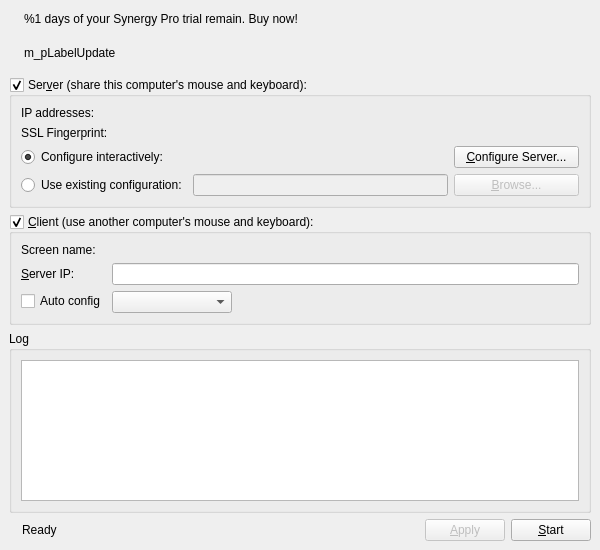
<?xml version="1.0" encoding="UTF-8"?>
<ui version="4.0">
 <class>MainWindowBase</class>
 <widget class="QMainWindow" name="MainWindowBase">
  <property name="geometry">
   <rect>
    <x>0</x>
    <y>0</y>
    <width>600</width>
    <height>550</height>
   </rect>
  </property>
  <property name="sizePolicy">
   <sizepolicy hsizetype="Fixed" vsizetype="Fixed">
    <horstretch>0</horstretch>
    <verstretch>0</verstretch>
   </sizepolicy>
  </property>
  <property name="minimumSize">
   <size>
    <width>500</width>
    <height>400</height>
   </size>
  </property>
  <property name="windowTitle">
   <string>Synergy</string>
  </property>
  <widget class="QWidget" name="centralwidget">
   <layout class="QVBoxLayout" name="verticalLayout_2">
    <item>
     <widget class="QWidget" name="m_trialWidget" native="true">
      <layout class="QHBoxLayout" name="horizontalLayout_5">
       <property name="leftMargin">
        <number>2</number>
       </property>
       <property name="topMargin">
        <number>0</number>
       </property>
       <property name="rightMargin">
        <number>0</number>
       </property>
       <property name="bottomMargin">
        <number>8</number>
       </property>
       <item>
        <widget class="QLabel" name="label_3">
         <property name="text">
          <string/>
         </property>
         <property name="pixmap">
          <pixmap>:/res/icons/16x16/warning.png</pixmap>
         </property>
        </widget>
       </item>
       <item>
        <widget class="QLabel" name="m_trialLabel">
         <property name="text">
          <string>&lt;html&gt;&lt;head/&gt;&lt;body&gt;&lt;p&gt;&lt;span style=&quot; font-weight:600;&quot;&gt;%1&lt;/span&gt; days of your Synergy Pro trial remain. &lt;a href=&quot;http://symless.com/pricing?src=gui&quot;&gt;&lt;span style=&quot; text-decoration: underline; color:#0000ff;&quot;&gt;Buy now!&lt;/span&gt;&lt;/a&gt;&lt;/p&gt;&lt;/body&gt;&lt;/html&gt;</string>
         </property>
         <property name="openExternalLinks">
          <bool>true</bool>
         </property>
        </widget>
       </item>
       <item>
        <spacer name="horizontalSpacer">
         <property name="orientation">
          <enum>Qt::Horizontal</enum>
         </property>
         <property name="sizeHint" stdset="0">
          <size>
           <width>40</width>
           <height>20</height>
          </size>
         </property>
        </spacer>
       </item>
      </layout>
     </widget>
    </item>
    <item>
     <widget class="QWidget" name="m_pWidgetUpdate" native="true">
      <layout class="QHBoxLayout" name="horizontalLayout_2">
       <property name="leftMargin">
        <number>2</number>
       </property>
       <property name="topMargin">
        <number>0</number>
       </property>
       <property name="rightMargin">
        <number>0</number>
       </property>
       <property name="bottomMargin">
        <number>8</number>
       </property>
       <item>
        <widget class="QLabel" name="m_pIconUpdate">
         <property name="text">
          <string/>
         </property>
         <property name="pixmap">
          <pixmap>:/res/icons/16x16/warning.png</pixmap>
         </property>
        </widget>
       </item>
       <item>
        <widget class="QLabel" name="m_pLabelUpdate">
         <property name="text">
          <string notr="true">m_pLabelUpdate</string>
         </property>
         <property name="openExternalLinks">
          <bool>true</bool>
         </property>
        </widget>
       </item>
       <item>
        <spacer name="m_pSpacerUpdate">
         <property name="orientation">
          <enum>Qt::Horizontal</enum>
         </property>
         <property name="sizeHint" stdset="0">
          <size>
           <width>469</width>
           <height>20</height>
          </size>
         </property>
        </spacer>
       </item>
      </layout>
     </widget>
    </item>
    <item>
     <widget class="QGroupBox" name="m_pGroupServer">
      <property name="sizePolicy">
       <sizepolicy hsizetype="Preferred" vsizetype="Preferred">
        <horstretch>0</horstretch>
        <verstretch>0</verstretch>
       </sizepolicy>
      </property>
      <property name="title">
       <string>Ser&amp;ver (share this computer's mouse and keyboard):</string>
      </property>
      <property name="checkable">
       <bool>true</bool>
      </property>
      <property name="checked">
       <bool>true</bool>
      </property>
      <layout class="QVBoxLayout">
       <item>
        <layout class="QFormLayout" name="formLayout">
         <property name="fieldGrowthPolicy">
          <enum>QFormLayout::AllNonFixedFieldsGrow</enum>
         </property>
         <item row="0" column="0">
          <widget class="QLabel" name="label_2">
           <property name="text">
            <string>IP addresses:</string>
           </property>
          </widget>
         </item>
         <item row="0" column="1">
          <widget class="QLabel" name="m_pLabelIpAddresses">
           <property name="text">
            <string notr="true"/>
           </property>
           <property name="alignment">
            <set>Qt::AlignRight|Qt::AlignTrailing|Qt::AlignVCenter</set>
           </property>
          </widget>
         </item>
        </layout>
       </item>
       <item>
        <layout class="QHBoxLayout" name="horizontalLayout_3">
         <item>
          <widget class="QLabel" name="m_pLabelFingerprint">
           <property name="sizePolicy">
            <sizepolicy hsizetype="Maximum" vsizetype="Preferred">
             <horstretch>0</horstretch>
             <verstretch>0</verstretch>
            </sizepolicy>
           </property>
           <property name="text">
            <string>SSL Fingerprint:</string>
           </property>
          </widget>
         </item>
         <item>
          <widget class="QLabel" name="m_pLabelLocalFingerprint">
           <property name="text">
            <string/>
           </property>
           <property name="alignment">
            <set>Qt::AlignRight|Qt::AlignTrailing|Qt::AlignVCenter</set>
           </property>
          </widget>
         </item>
        </layout>
       </item>
       <item>
        <layout class="QHBoxLayout" name="horizontalLayout_4">
         <item>
          <widget class="QRadioButton" name="m_pRadioInternalConfig">
           <property name="text">
            <string>Configure interactively:</string>
           </property>
           <property name="checked">
            <bool>true</bool>
           </property>
          </widget>
         </item>
         <item>
          <spacer>
           <property name="orientation">
            <enum>Qt::Horizontal</enum>
           </property>
           <property name="sizeHint" stdset="0">
            <size>
             <width>40</width>
             <height>20</height>
            </size>
           </property>
          </spacer>
         </item>
         <item>
          <widget class="QPushButton" name="m_pButtonConfigureServer">
           <property name="minimumSize">
            <size>
             <width>125</width>
             <height>0</height>
            </size>
           </property>
           <property name="text">
            <string>&amp;Configure Server...</string>
           </property>
          </widget>
         </item>
        </layout>
       </item>
       <item>
        <layout class="QHBoxLayout">
         <item>
          <widget class="QRadioButton" name="m_pRadioExternalConfig">
           <property name="text">
            <string>Use existing configuration:</string>
           </property>
          </widget>
         </item>
         <item>
          <widget class="QLineEdit" name="m_pLineEditConfigFile">
           <property name="enabled">
            <bool>false</bool>
           </property>
          </widget>
         </item>
         <item>
          <widget class="QPushButton" name="m_pButtonBrowseConfigFile">
           <property name="enabled">
            <bool>false</bool>
           </property>
           <property name="minimumSize">
            <size>
             <width>125</width>
             <height>0</height>
            </size>
           </property>
           <property name="text">
            <string>&amp;Browse...</string>
           </property>
          </widget>
         </item>
        </layout>
       </item>
      </layout>
     </widget>
    </item>
    <item>
     <widget class="QGroupBox" name="m_pGroupClient">
      <property name="sizePolicy">
       <sizepolicy hsizetype="Preferred" vsizetype="Preferred">
        <horstretch>0</horstretch>
        <verstretch>0</verstretch>
       </sizepolicy>
      </property>
      <property name="title">
       <string>&amp;Client (use another computer's mouse and keyboard):</string>
      </property>
      <property name="checkable">
       <bool>true</bool>
      </property>
      <property name="checked">
       <bool>true</bool>
      </property>
      <layout class="QFormLayout" name="formLayout_3">
       <property name="fieldGrowthPolicy">
        <enum>QFormLayout::AllNonFixedFieldsGrow</enum>
       </property>
       <item row="0" column="0">
        <widget class="QLabel" name="label_5">
         <property name="text">
          <string>Screen name:</string>
         </property>
        </widget>
       </item>
       <item row="0" column="1">
        <widget class="QLabel" name="m_pLabelScreenName">
         <property name="text">
          <string notr="true"/>
         </property>
        </widget>
       </item>
       <item row="2" column="0">
        <widget class="QLabel" name="m_pLabelServerName">
         <property name="text">
          <string>&amp;Server IP:</string>
         </property>
         <property name="buddy">
          <cstring>m_pLineEditHostname</cstring>
         </property>
        </widget>
       </item>
       <item row="2" column="1">
        <widget class="QLineEdit" name="m_pLineEditHostname"/>
       </item>
       <item row="3" column="0">
        <widget class="QCheckBox" name="m_pCheckBoxAutoConfig">
         <property name="text">
          <string>Auto config</string>
         </property>
        </widget>
       </item>
       <item row="3" column="1">
        <widget class="QComboBox" name="m_pComboServerList">
         <property name="sizePolicy">
          <sizepolicy hsizetype="Maximum" vsizetype="Preferred">
           <horstretch>0</horstretch>
           <verstretch>0</verstretch>
          </sizepolicy>
         </property>
         <property name="minimumSize">
          <size>
           <width>120</width>
           <height>0</height>
          </size>
         </property>
        </widget>
       </item>
      </layout>
     </widget>
    </item>
    <item>
     <widget class="QGroupBox" name="m_pGroupLog">
      <property name="title">
       <string>Log</string>
      </property>
      <layout class="QVBoxLayout" name="verticalLayout">
       <item>
        <widget class="QTextEdit" name="m_pLogOutput">
         <property name="sizePolicy">
          <sizepolicy hsizetype="Expanding" vsizetype="Expanding">
           <horstretch>0</horstretch>
           <verstretch>0</verstretch>
          </sizepolicy>
         </property>
         <property name="font">
          <font>
           <family>Courier</family>
          </font>
         </property>
         <property name="autoFillBackground">
          <bool>false</bool>
         </property>
         <property name="undoRedoEnabled">
          <bool>false</bool>
         </property>
         <property name="lineWrapMode">
          <enum>QTextEdit::NoWrap</enum>
         </property>
         <property name="readOnly">
          <bool>true</bool>
         </property>
        </widget>
       </item>
      </layout>
     </widget>
    </item>
    <item>
     <layout class="QHBoxLayout" name="horizontalLayout">
      <property name="sizeConstraint">
       <enum>QLayout::SetDefaultConstraint</enum>
      </property>
      <item>
       <widget class="QLabel" name="m_pLabelPadlock">
        <property name="enabled">
         <bool>true</bool>
        </property>
        <property name="text">
         <string/>
        </property>
        <property name="pixmap">
         <pixmap>:/res/icons/16x16/padlock.png</pixmap>
        </property>
       </widget>
      </item>
      <item>
       <widget class="QLabel" name="m_pStatusLabel">
        <property name="text">
         <string>Ready</string>
        </property>
       </widget>
      </item>
      <item>
       <spacer name="spacer">
        <property name="orientation">
         <enum>Qt::Horizontal</enum>
        </property>
        <property name="sizeHint" stdset="0">
         <size>
          <width>40</width>
          <height>20</height>
         </size>
        </property>
       </spacer>
      </item>
      <item>
       <widget class="QPushButton" name="m_pButtonApply">
        <property name="enabled">
         <bool>false</bool>
        </property>
        <property name="text">
         <string>&amp;Apply</string>
        </property>
       </widget>
      </item>
      <item>
       <widget class="QPushButton" name="m_pButtonToggleStart">
        <property name="text">
         <string>&amp;Start</string>
        </property>
       </widget>
      </item>
     </layout>
    </item>
   </layout>
  </widget>
  <action name="m_pActionAbout">
   <property name="text">
    <string>&amp;About Synergy...</string>
   </property>
   <property name="shortcut">
    <string notr="true"/>
   </property>
  </action>
  <action name="m_pActionQuit">
   <property name="text">
    <string>&amp;Quit</string>
   </property>
   <property name="statusTip">
    <string>Quit</string>
   </property>
   <property name="shortcut">
    <string notr="true">Ctrl+Q</string>
   </property>
  </action>
  <action name="m_pActionStartSynergy">
   <property name="text">
    <string>&amp;Start</string>
   </property>
   <property name="statusTip">
    <string>Run</string>
   </property>
   <property name="shortcut">
    <string notr="true">Ctrl+S</string>
   </property>
  </action>
  <action name="m_pActionStopSynergy">
   <property name="enabled">
    <bool>false</bool>
   </property>
   <property name="text">
    <string>S&amp;top</string>
   </property>
   <property name="statusTip">
    <string>Stop</string>
   </property>
   <property name="shortcut">
    <string notr="true">Ctrl+T</string>
   </property>
  </action>
  <action name="actionShowStatus">
   <property name="text">
    <string>S&amp;how Status</string>
   </property>
   <property name="shortcut">
    <string notr="true">Ctrl+H</string>
   </property>
  </action>
  <action name="m_pActionMinimize">
   <property name="text">
    <string>&amp;Hide</string>
   </property>
   <property name="toolTip">
    <string>Hide</string>
   </property>
   <property name="shortcut">
    <string notr="true"/>
   </property>
  </action>
  <action name="m_pActionRestore">
   <property name="text">
    <string>&amp;Show</string>
   </property>
   <property name="toolTip">
    <string>Show</string>
   </property>
   <property name="shortcut">
    <string notr="true"/>
   </property>
  </action>
  <action name="m_pActionSave">
   <property name="text">
    <string>Save configuration &amp;as...</string>
   </property>
   <property name="statusTip">
    <string>Save the interactively generated server configuration to a file.</string>
   </property>
   <property name="shortcut">
    <string notr="true">Ctrl+Alt+S</string>
   </property>
  </action>
  <action name="m_pActionSettings">
   <property name="text">
    <string>Settings</string>
   </property>
   <property name="statusTip">
    <string>Edit settings</string>
   </property>
   <property name="shortcut">
    <string notr="true"/>
   </property>
  </action>
  <action name="m_pActivate">
   <property name="text">
    <string>Activate</string>
   </property>
   <property name="toolTip">
    <string>Activate</string>
   </property>
  </action>
 </widget>
 <resources>
  <include location="Synergy.qrc"/>
 </resources>
 <connections>
  <connection>
   <sender>m_pRadioExternalConfig</sender>
   <signal>toggled(bool)</signal>
   <receiver>m_pLineEditConfigFile</receiver>
   <slot>setEnabled(bool)</slot>
   <hints>
    <hint type="sourcelabel">
     <x>156</x>
     <y>179</y>
    </hint>
    <hint type="destinationlabel">
     <x>169</x>
     <y>209</y>
    </hint>
   </hints>
  </connection>
  <connection>
   <sender>m_pRadioExternalConfig</sender>
   <signal>toggled(bool)</signal>
   <receiver>m_pButtonBrowseConfigFile</receiver>
   <slot>setEnabled(bool)</slot>
   <hints>
    <hint type="sourcelabel">
     <x>353</x>
     <y>182</y>
    </hint>
    <hint type="destinationlabel">
     <x>356</x>
     <y>211</y>
    </hint>
   </hints>
  </connection>
  <connection>
   <sender>m_pRadioInternalConfig</sender>
   <signal>toggled(bool)</signal>
   <receiver>m_pButtonConfigureServer</receiver>
   <slot>setEnabled(bool)</slot>
   <hints>
    <hint type="sourcelabel">
     <x>204</x>
     <y>244</y>
    </hint>
    <hint type="destinationlabel">
     <x>212</x>
     <y>274</y>
    </hint>
   </hints>
  </connection>
  <connection>
   <sender>m_pButtonToggleStart</sender>
   <signal>clicked()</signal>
   <receiver>m_pActionStartSynergy</receiver>
   <slot>trigger()</slot>
   <hints>
    <hint type="sourcelabel">
     <x>361</x>
     <y>404</y>
    </hint>
    <hint type="destinationlabel">
     <x>-1</x>
     <y>-1</y>
    </hint>
   </hints>
  </connection>
 </connections>
</ui>
